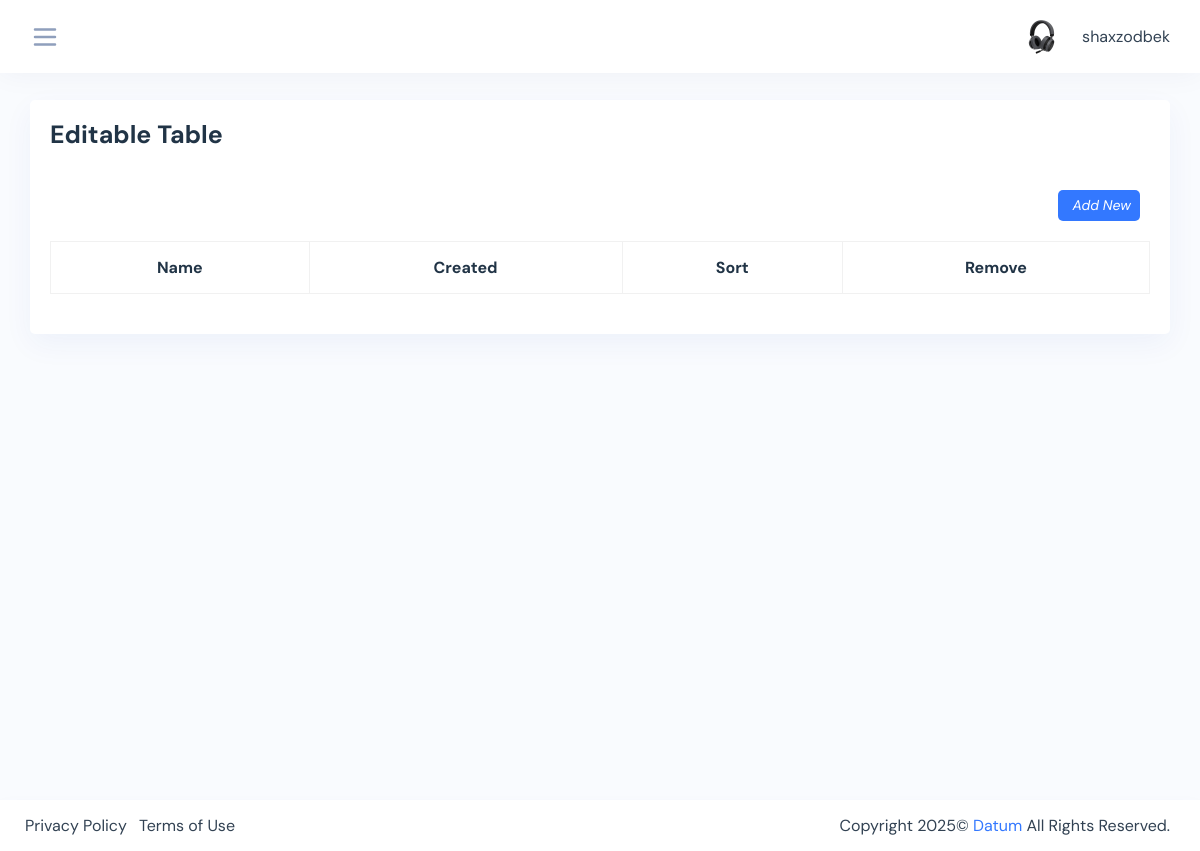
The app's page /courses/courses/ (signed in), older data.
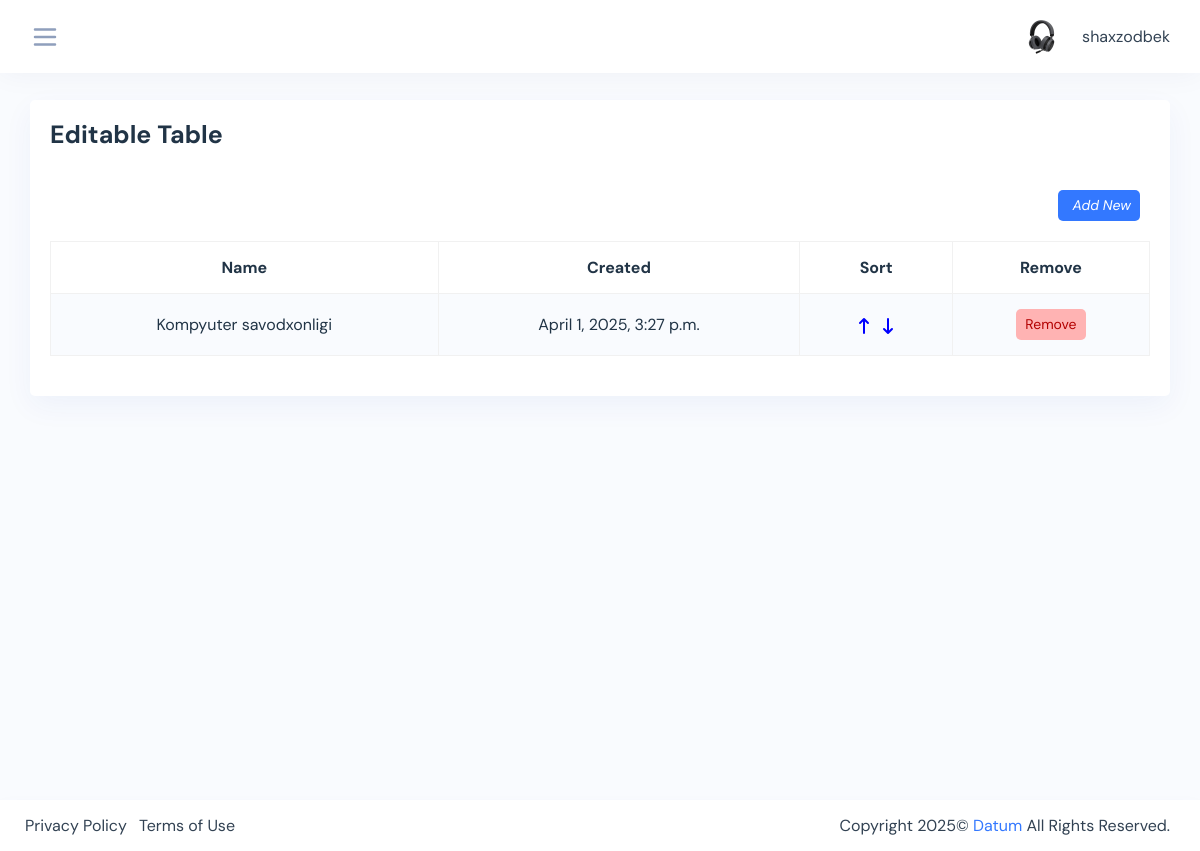
The same page, newer data.
### courses/models.py (models this page shows, shortened)
class Course(models.Model):
    name = models.CharField(max_length=200, blank=True, null=True)
    id = models.UUIDField(default=uuid.uuid4, editable=False, primary_key=True, unique=True)
    created = models.DateTimeField(auto_now_add=True)

### courses/views.py (the view)
# urls.py: path('courses/', all_courses, name='courses'),
@login_required(login_url='login')
def all_courses(request):
    courses = Course.objects.all()
    context = {
        'courses': courses
    }
    return render(request, 'courses_table.html', context)

### courses/templates/courses_table.html
{% extends 'base.html' %}
{% block content %}
<div class="content-page">
    <div class="container-fluid">
        <div class="row">
            <div class="col-sm-12">
                <div class="card">
                    <div class="card-header d-flex justify-content-between">
                        <div class="header-title">
                            <h4 class="card-title">Editable Table</h4>
                        </div>
                    </div>
                    <div class="card-body">
                        <div id="table" class="table-editable">
                            <span class="table-add float-right mb-3 mr-2">
                            <a href="{% url 'add_course' %}" class="btn btn-sm bg-primary">
                                <i class="ri-add-fill"><span class="pl-1">Add New</span></i>
                            </a>
                            </span>
                            <table class="table table-bordered table-responsive-md table-striped text-center">
                                <thead>
                                <tr>
                                    <th>Name</th>
                                    <th>Created</th>
                                    <th>Sort</th>
                                    <th>Remove</th>
                                </tr>
                                </thead>
                                <tbody>
                                {% for course in courses %}
                                <tr>
                                    <td contenteditable="true">{{course.name}}</td>
                                    <td contenteditable="true">{{course.created}}</td>
                                    <td>
                                    <span class="table-up"><a href="#!" class="indigo-text"><svg
                                            xmlns="http://www.w3.org/2000/svg" width="20px" height="20px"
                                            viewBox="0 0 20 20" fill="blue">
                                    <path fill-rule="evenodd"
                                          d="M5.293 7.707a1 1 0 010-1.414l4-4a1 1 0 011.414 0l4 4a1 1 0 01-1.414 1.414L11 5.414V17a1 1 0 11-2 0V5.414L6.707 7.707a1 1 0 01-1.414 0z"
                                          clip-rule="evenodd"/>
                                    </svg></a></span>
                                        <span class="table-down"><a href="#!" class="indigo-text"><svg
                                                xmlns="http://www.w3.org/2000/svg" width="20px" height="20px"
                                                viewBox="0 0 20 20" fill="blue">
                                    <path fill-rule="evenodd"
                                          d="M14.707 12.293a1 1 0 010 1.414l-4 4a1 1 0 01-1.414 0l-4-4a1 1 0 111.414-1.414L9 14.586V3a1 1 0 012 0v11.586l2.293-2.293a1 1 0 011.414 0z"
                                          clip-rule="evenodd"/>
                                    </svg></a></span>
                                    </td>
                                    <td>
                                    <span class="table-remove">
                                        <a href="{% url 'delete_course' pk=course.id %}" type="button"
                                           class="btn bg-danger-light btn-rounded btn-sm my-0">Remove</a>
                                    </span>
                                    </td>
                                </tr>
                                {% endfor %}
                                </tbody>
                            </table>
                        </div>
                    </div>
                </div>
            </div>
        </div>
    </div>
</div>
{% endblock content %}

Row changes from the older to the newer data that the page shows:
added Course: name "Kompyuter savodxonligi", created "April 1, 2025, 3:27 p.m."
